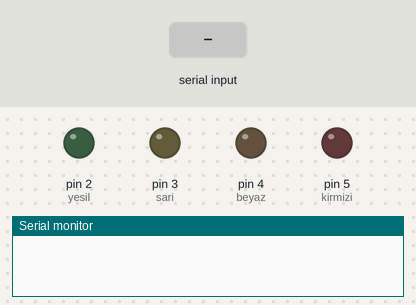
A sketch run on a simulated Arduino Uno, built with avr-gcc and run on an emulated ATmega328P. Parts: output pins drawn as LEDs (lit = HIGH), the last lines printed to the serial monitor. Inputs (shaded band) come from the test bench.

Above: at 1.2 s.
1.3 s: "0" received over Serial
At 2.0 s:
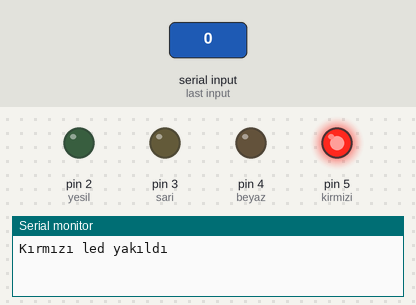
2.8 s: "2" received over Serial
At 3.1 s:
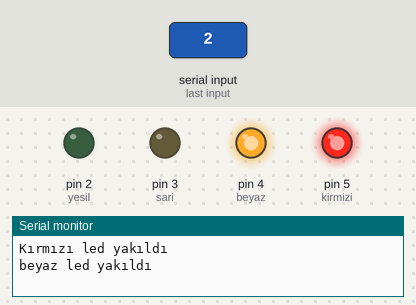
4.3 s: "1" received over Serial
At 5.5 s:
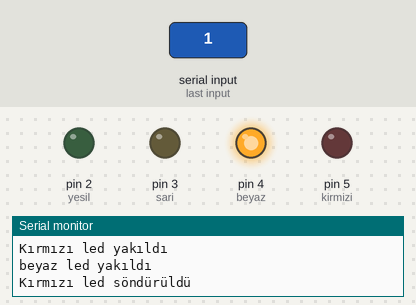
5.8 s: "4" received over Serial
At 6.6 s:
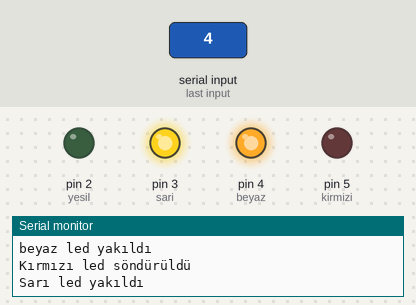
7.3 s: "3" received over Serial
At 7.7 s:
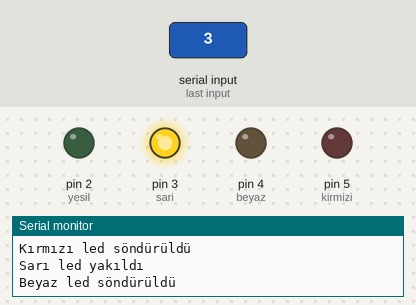
8.8 s: "6" received over Serial
At 10.1 s:
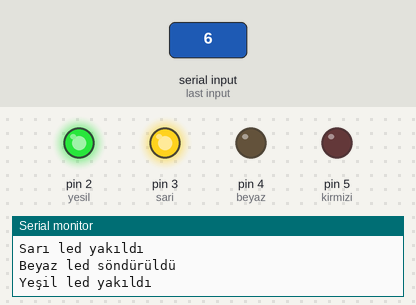
Timing chart, 0 to 11.3 s (numbered marks = the images above; inputs shaded):
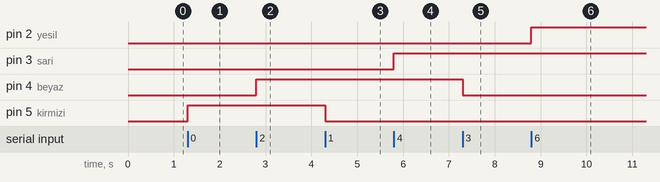

Measured:
- after the input at 1.3 s, pin 5 (kirmizi): LOW → HIGH at once
- after the input at 2.8 s, pin 4 (beyaz): LOW → HIGH at once
- after the input at 4.3 s, pin 5 (kirmizi): HIGH → LOW at once
- after the input at 5.8 s, pin 3 (sari): LOW → HIGH at once
- after the input at 7.3 s, pin 4 (beyaz): HIGH → LOW at once
- after the input at 8.8 s, pin 2 (yesil): LOW → HIGH at once

The sketch:

bulutut.ino
```cpp
char gelen_karakter;
const int yesil=2,sari=3,beyaz=4,kirmizi=5;

void setup() {

pinMode(yesil,OUTPUT);
pinMode(sari,OUTPUT);
pinMode(beyaz,OUTPUT);
pinMode(kirmizi,OUTPUT);
Serial.begin(9600);

}

void loop() {

while(Serial.available()>0) {
  gelen_karakter=Serial.read();

    if(gelen_karakter=='0') {
      digitalWrite(kirmizi,HIGH);
      Serial.println("Kırmızı led yakıldı");
    }

    else if(gelen_karakter=='1') {
      digitalWrite(kirmizi,LOW);
      Serial.println("Kırmızı led söndürüldü");
    }

   else if(gelen_karakter=='2') {
      digitalWrite(beyaz,HIGH);
      Serial.println("beyaz led yakıldı");
    }

    else if(gelen_karakter=='3') {
      digitalWrite(beyaz,LOW);
      Serial.println("Beyaz led söndürüldü");
    }

    else if(gelen_karakter=='4') {
      digitalWrite(sari,HIGH);
      Serial.println("Sarı led yakıldı");
    }

    else if(gelen_karakter=='5') {
      digitalWrite(sari,LOW);
      Serial.println("Sari led söndürüldü");
    }

    else if(gelen_karakter=='6') {
      digitalWrite(yesil,HIGH);
      Serial.println("Yeşil led yakıldı");
    }

    else if(gelen_karakter=='7') {
      digitalWrite(yesil,LOW);
      Serial.println("Yeşil led söndürüldü");
    }
}

}
```
